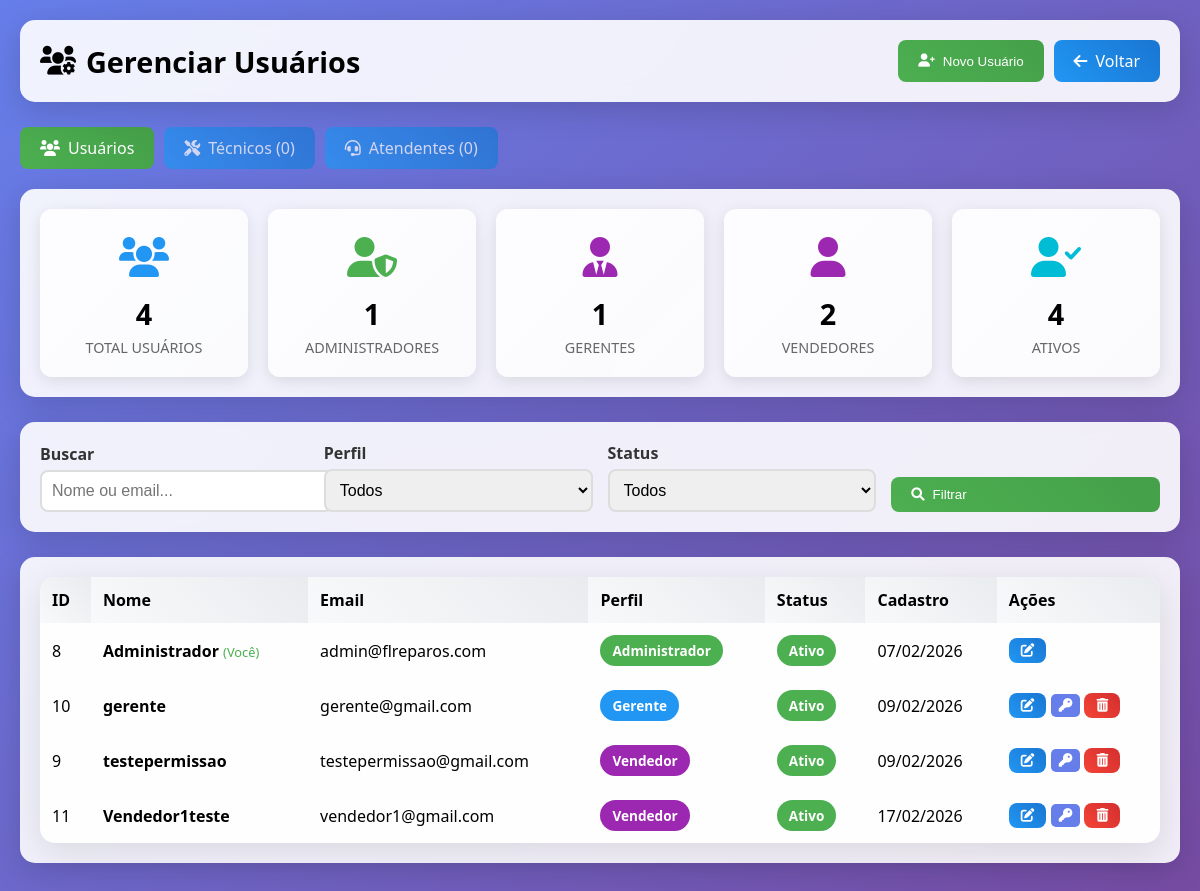
Page /modules/users/index.php (signed in) on the committed database.
### tables this page shows
CREATE TABLE `users` (
  `id` int(11) NOT NULL AUTO_INCREMENT,
  `name` varchar(100) NOT NULL,
  `email` varchar(100) NOT NULL,
  `password` varchar(255) NOT NULL,
  `role` enum('admin','manager','operator','seller','technician') DEFAULT NULL,
  `permissions` text DEFAULT NULL,
  `status` enum('active','inactive') DEFAULT 'active',
  `active` tinyint(1) DEFAULT 1,
  `created_at` timestamp NULL DEFAULT current_timestamp(),
  `updated_at` timestamp NULL DEFAULT current_timestamp() ON UPDATE current_timestamp(),
  `deleted_at` timestamp NULL DEFAULT NULL COMMENT 'Data de deleção (soft delete)',
  PRIMARY KEY (`id`),
  UNIQUE KEY `email` (`email`),
  KEY `idx_deleted_at` (`deleted_at`)
);

### config/permissions.php (called while the page is built, shortened)
<?php
function getRoleName($role) {
    $roles = [
        'admin' => 'Administrador',
        'manager' => 'Gerente',
        'seller' => 'Vendedor'
    ];
    return $roles[$role] ?? 'Desconhecido';
}

### modules/users/index.php (the view, shortened to what this page needs)
<?php
require_once('../../config/database.php');
require_once('../../config/permissions.php');
$conn = $database->getConnection();
$search = $_GET['search'] ?? '';
$where = "WHERE deleted_at IS NULL";
$params = [];
$stmt = $conn->prepare("
    SELECT * FROM users
    $where
    ORDER BY name ASC
");
$stmt->execute($params);
$users = $stmt->fetchAll(PDO::FETCH_ASSOC);
$total_users = $conn->query("SELECT COUNT(*) as total FROM users WHERE deleted_at IS NULL")->fetch(PDO::FETCH_ASSOC)['total'];
$total_admins = $conn->query("SELECT COUNT(*) as total FROM users WHERE role = 'admin' AND deleted_at IS NULL")->fetch(PDO::FETCH_ASSOC)['total'];
$total_managers = $conn->query("SELECT COUNT(*) as total FROM users WHERE role = 'manager' AND deleted_at IS NULL")->fetch(PDO::FETCH_ASSOC)['total'];
$total_sellers = $conn->query("SELECT COUNT(*) as total FROM users WHERE role = 'seller' AND deleted_at IS NULL")->fetch(PDO::FETCH_ASSOC)['total'];
$total_active = $conn->query("SELECT COUNT(*) as total FROM users WHERE status = 'active' AND deleted_at IS NULL")->fetch(PDO::FETCH_ASSOC)['total'];
$technicians = $conn->query("SELECT * FROM technicians WHERE active = 1 ORDER BY name ASC")->fetchAll(PDO::FETCH_ASSOC);
$attendants_list = $conn->query("SELECT * FROM attendants WHERE active = 1 ORDER BY name ASC")->fetchAll(PDO::FETCH_ASSOC);
$activeTab = $_GET['tab'] ?? 'users';
?>
<!DOCTYPE html>
<html lang="pt-BR">
<head>
<link href="https://cdnjs.cloudflare.com/ajax/libs/font-awesome/6.0.0/css/all.min.css" rel="stylesheet">
</head>
<body>
<div class="container">
    <div class="header">
        <h1><i class="fas fa-users-cog"></i> Gerenciar Usuários</h1>
        <div style="display:flex;gap:10px;flex-wrap:wrap;">
            <?php if($activeTab === 'users'): ?>
                <button class="btn btn-primary" onclick="openModal('createModal')"><i class="fas fa-user-plus"></i> Novo Usuário</button>
            <?php elseif($activeTab === 'technicians'): ?>
                <button class="btn btn-primary" onclick="openModal('createTechModal')"><i class="fas fa-user-plus"></i> Novo Técnico</button>
            <?php elseif($activeTab === 'attendants'): ?>
                <button class="btn btn-primary" onclick="openModal('createAttModal')"><i class="fas fa-user-plus"></i> Novo Atendente</button>
            <?php endif; ?>
            <a href="../../index.php" class="btn btn-secondary"><i class="fas fa-arrow-left"></i> Voltar</a>
        </div>
    </div>
    <div style="display:flex;gap:10px;margin-bottom:20px;">
        <a href="?tab=users" class="btn <?= $activeTab === 'users' ? 'btn-primary' : 'btn-secondary' ?>" style="<?= $activeTab === 'users' ? '' : 'opacity:0.7;' ?>">
            <i class="fas fa-users"></i> Usuários
        </a>
        <a href="?tab=technicians" class="btn <?= $activeTab === 'technicians' ? 'btn-primary' : 'btn-secondary' ?>" style="<?= $activeTab === 'technicians' ? '' : 'opacity:0.7;' ?>">
            <i class="fas fa-tools"></i> Técnicos (<?= count($technicians) ?>)
        </a>
        <a href="?tab=attendants" class="btn <?= $activeTab === 'attendants' ? 'btn-primary' : 'btn-secondary' ?>" style="<?= $activeTab === 'attendants' ? '' : 'opacity:0.7;' ?>">
            <i class="fas fa-headset"></i> Atendentes (<?= count($attendants_list) ?>)
        </a>
    </div>
    <?php if($activeTab === 'users'): ?>
    <div class="stats-box">
        <div class="stats-grid">
            <div class="stat-card blue">
                <div class="icon"><i class="fas fa-users"></i></div>
                <div class="value"><?= $total_users ?></div>
                <div class="label">Total Usuários</div>
            </div>
            <div class="stat-card green">
                <div class="icon"><i class="fas fa-user-shield"></i></div>
                <div class="value"><?= $total_admins ?></div>
                <div class="label">Administradores</div>
            </div>
            <div class="stat-card purple">
                <div class="icon"><i class="fas fa-user-tie"></i></div>
                <div class="value"><?= $total_managers ?></div>
                <div class="label">Gerentes</div>
            </div>
            <div class="stat-card purple">
                <div class="icon"><i class="fas fa-user"></i></div>
                <div class="value"><?= $total_sellers ?></div>
                <div class="label">Vendedores</div>
            </div>
            <div class="stat-card cyan">
                <div class="icon"><i class="fas fa-user-check"></i></div>
                <div class="value"><?= $total_active ?></div>
                <div class="label">Ativos</div>
            </div>
        </div>
    </div>
    <div class="search-box">
        <form method="GET">
            <div class="filter-box">
                <div class="form-group">
                    <label>Buscar</label>
                    <input type="text" name="search" value="<?= htmlspecialchars($search) ?>" class="form-control" placeholder="Nome ou email...">
                </div>
                <div class="form-group">
                    <label>Perfil</label>
                    <select name="role" class="form-control">
                        <option value="">Todos</option>
                    </select>
                </div>
                <div class="form-group">
                    <label>Status</label>
                    <select name="status" class="form-control">
                        <option value="">Todos</option>
                    </select>
                </div>
                <div class="form-group">
                    <button type="submit" class="btn btn-primary" style="width:100%;"><i class="fas fa-search"></i> Filtrar</button>
                </div>
            </div>
        </form>
    </div>
    <div class="table-box">
        <table class="table">
            <thead>
                <tr>
                    <th>ID</th>
                    <th>Nome</th>
                    <th>Email</th>
                    <th>Perfil</th>
                    <th>Status</th>
                    <th>Cadastro</th>
                    <th>Ações</th>
                </tr>
            </thead>
            <tbody>
                <?php if(empty($users)): ?>
                    <tr><td colspan="7" class="empty">Nenhum usuário encontrado.</td></tr>
                <?php else: foreach($users as $row): ?>
                <tr>
                    <td><?= $row['id'] ?></td>
                    <td>
                        <strong><?= htmlspecialchars($row['name']) ?></strong>
                        <?php if($row['id'] == $_SESSION['user_id']): ?>
                            <span style="color:#4CAF50;font-size:0.8rem;">(Você)</span>
                        <?php endif; ?>
                    </td>
                    <td><?= htmlspecialchars($row['email']) ?></td>
                    <td><span class="badge badge-<?= $row['role'] ?>"><?= getRoleName($row['role']) ?></span></td>
                    <td><span class="badge badge-<?= $row['status'] ?>"><?= $row['status'] === 'active' ? 'Ativo' : 'Inativo' ?></span></td>
                    <td><?= date('d/m/Y', strtotime($row['created_at'])) ?></td>
                    <td>
                        <button class="btn btn-secondary btn-sm" onclick='openEditModal(<?= json_encode($row) ?>)' title="Editar">
                            <i class="fas fa-edit"></i>
                        </button>
                        <?php if($row['role'] !== 'admin'): ?>
                        <button class="btn btn-sm" style="background:#667eea;color:white;border:none;padding:5px 8px;border-radius:5px;cursor:pointer;" onclick='openPermissionsModal(<?= json_encode($row) ?>)' title="Permissões">
                            <i class="fas fa-key"></i>
                        </button>
                        <?php endif; ?>
                        <?php if($row['id'] != $_SESSION['user_id']): ?>
                        <form method="POST" onsubmit="return confirm('Excluir este usuário?');" style="display:inline;">
                            <button type="submit" class="btn btn-danger btn-sm" title="Excluir"><i class="fas fa-trash-alt"></i></button>
                        </form>
                        <?php endif; ?>
                    </td>
                </tr>
                <?php endforeach; endif; ?>
            </tbody>
        </table>
    </div>
    <?php endif;  ?>
</div>
</body>
</html>

### modules/users/index.php (style rules this page uses)
body { margin:0; font-family:'Segoe UI', Tahoma, sans-serif; background:linear-gradient(135deg,#667eea,#764ba2); padding:20px; min-height:100vh; }
.container { max-width:1400px;margin:auto; }
.header, .stats-box, .search-box, .table-box { background:rgba(255,255,255,0.9); backdrop-filter:blur(10px); padding:20px; border-radius:15px; box-shadow:0 8px 32px rgba(0,0,0,0.15); margin-bottom:25px; }
.header { display:flex;justify-content:space-between;align-items:center;flex-wrap:wrap; }
.header h1 { font-size:1.8rem;display:flex;align-items:center;gap:10px;margin:0; }
.btn { border:none;border-radius:8px;padding:10px 20px;color:#fff;font-weight:500; cursor:pointer;display:inline-flex;align-items:center;gap:8px;transition:all .3s; text-decoration:none; }
.btn-primary { background:linear-gradient(45deg,#4CAF50,#45a049); }
.btn-secondary { background:linear-gradient(45deg,#2196F3,#1976D2); }
.btn-danger { background:linear-gradient(45deg,#f44336,#d32f2f); }
.btn-sm { padding:6px 12px;font-size:0.85rem; }
.stats-grid { display:grid; grid-template-columns:repeat(auto-fit, minmax(180px, 1fr)); gap:20px; }
.stat-card { background:linear-gradient(135deg, rgba(255,255,255,0.9), rgba(255,255,255,0.7)); padding:20px; border-radius:12px; box-shadow:0 4px 15px rgba(0,0,0,0.1); text-align:center; }
.stat-card .icon { font-size:2.5rem; margin-bottom:10px; }
.stat-card .value { font-size:1.8rem; font-weight:bold; margin:5px 0; }
.stat-card .label { color:#666; font-size:0.9rem; text-transform:uppercase; }
.stat-card.blue .icon { color:#2196F3; }
.stat-card.green .icon { color:#4CAF50; }
.stat-card.purple .icon { color:#9C27B0; }
.stat-card.cyan .icon { color:#00BCD4; }
.filter-box { display:flex; gap:15px; align-items:flex-end; flex-wrap:wrap; }
.form-group { flex:1; min-width:200px; }
.form-group label { display:block;margin-bottom:5px;font-weight:600;color:#333; }
.form-control { width:100%;padding:10px;border:2px solid #ddd;border-radius:8px; font-size:1rem;transition:border .3s; }
.table { width:100%;border-collapse:collapse;background:rgba(255,255,255,0.95); border-radius:15px;overflow:hidden;box-shadow:0 8px 32px rgba(0,0,0,0.1); }
th,td { padding:12px;text-align:left; }
th { background:linear-gradient(45deg,#f8f9fa,#e9ecef);font-weight:600; }
.badge { padding:6px 12px; border-radius:20px; color:white; font-weight:600; font-size:0.85rem; display:inline-block; }
.badge-admin { background:#4CAF50; }
.badge-manager { background:#2196F3; }
.badge-seller { background:#9C27B0; }
.badge-active { background:#4CAF50; }

### rows in the picture
users: id "8", name "Administrador", shows "(Você)", email "admin@flreparos.com", role "Administrador", status "Ativo", created_at "07/02/2026"
users: id "10", name "gerente", email "gerente@gmail.com", role "Gerente", status "Ativo", created_at "09/02/2026"
users: id "9", name "testepermissao", email "testepermissao@gmail.com", role "Vendedor", status "Ativo", created_at "09/02/2026"
users: id "11", name "Vendedor1teste", email "vendedor1@gmail.com", role "Vendedor", status "Ativo", created_at "17/02/2026"

### other values in the picture
count($technicians) "0"
count($attendants_list) "0"
$total_users "4"
$total_admins "1"
$total_managers "1"
$total_sellers "2"
$total_active "4"
